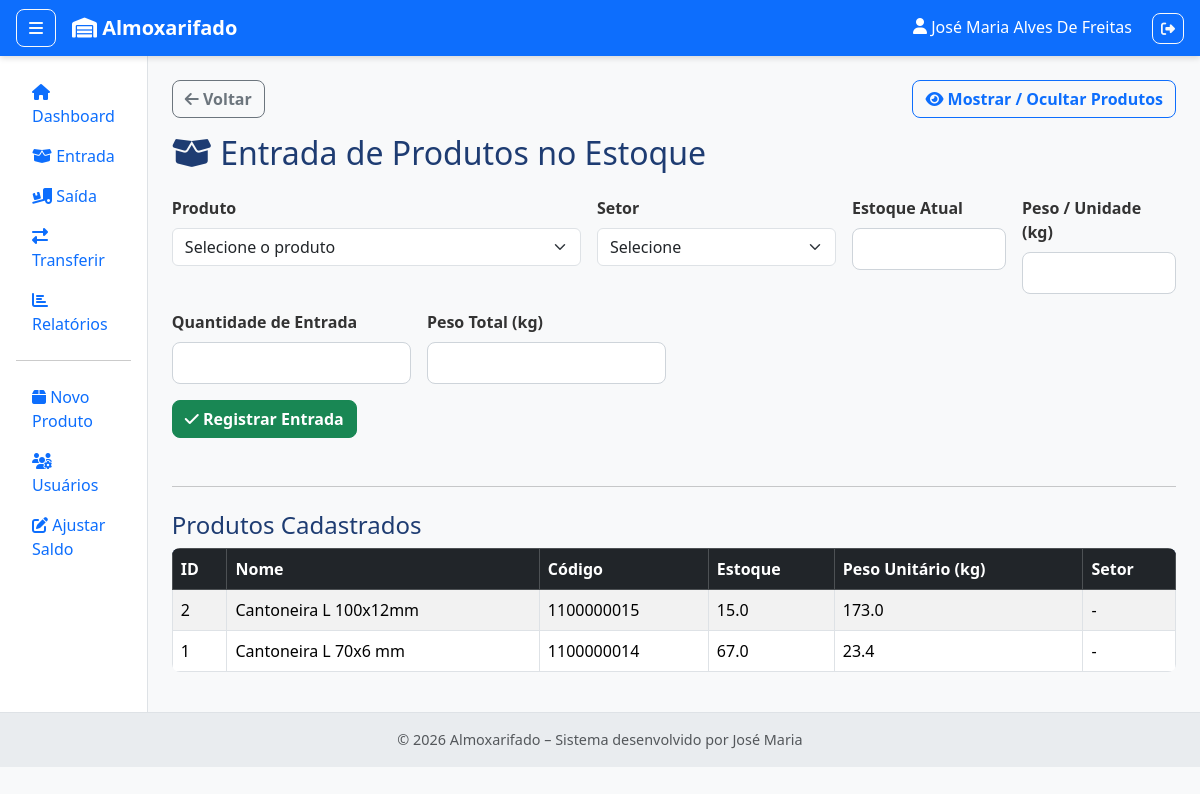
The app's page /entrada (signed in), older data.
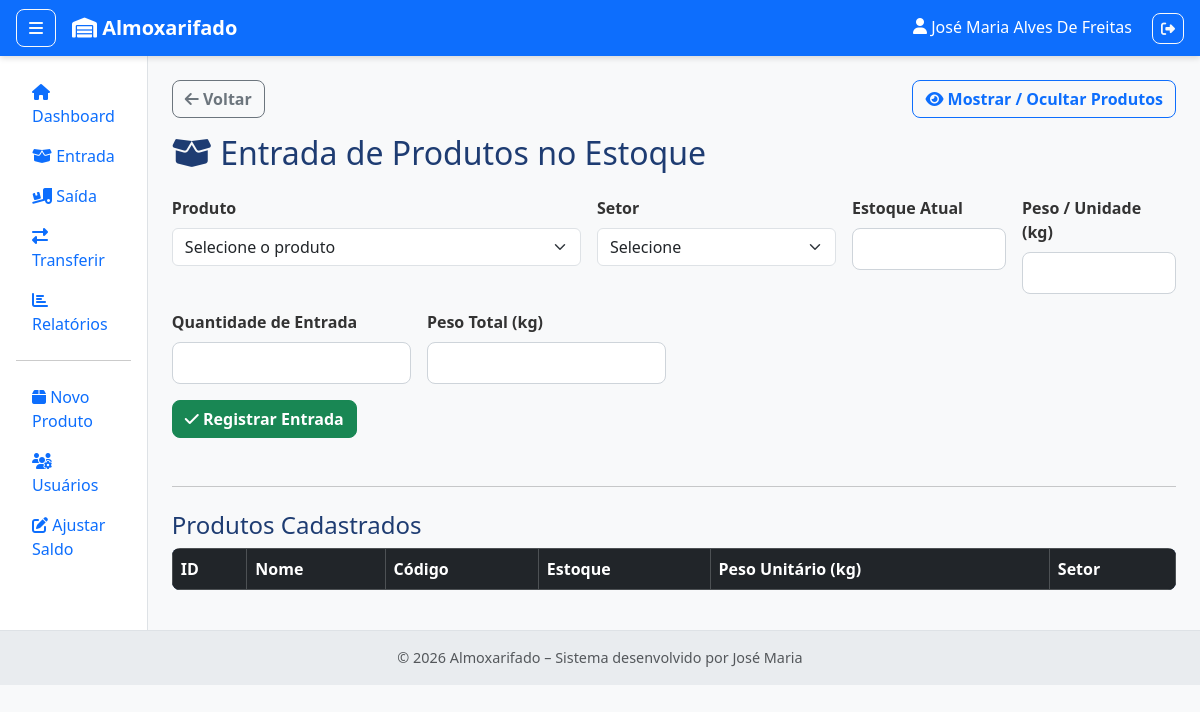
The same page, newer data.
### tables this page shows
CREATE TABLE produtos (
        id INTEGER PRIMARY KEY AUTOINCREMENT,
        codigo TEXT NOT NULL UNIQUE,
        nome TEXT NOT NULL,
        descricao TEXT,
        tamanho TEXT,
        peso_unitario REAL DEFAULT 0,
        peso_total REAL DEFAULT 0,
        ativo INTEGER DEFAULT 1,
        criado_em TEXT DEFAULT CURRENT_TIMESTAMP
    );

### app.py (the view, shortened to what this page needs)
@app.route('/entrada', methods=['GET', 'POST'])
@login_required
def entrada():
    db = conectar()
    cursor = db.cursor()
    produtos = cursor.execute("""
        SELECT
            p.id,
            p.nome,
            p.codigo,
            p.peso_unitario,
            COALESCE(SUM(e.quantidade), 0) AS quantidade_estoque
        FROM produtos p
        LEFT JOIN estoque e ON e.produto_id = p.id
        WHERE p.ativo = 1
        GROUP BY p.id
        ORDER BY p.nome
    """).fetchall()
    return render_template('entrada.html', produtos=produtos)

### app.py (called while the page is built)
@app.context_processor
def inject_datetime():
    return dict(datetime=datetime)

def conectar():
    import sqlite3
    db = sqlite3.connect("banco.db", timeout=10, check_same_thread=False)
    db.row_factory = sqlite3.Row
    return db

def login_required(f):
    @wraps(f)
    def decorated(*args, **kwargs):
        if 'user_id' not in session:
            flash("Você precisa fazer login para acessar esta página.", "warning")
            return redirect(url_for('login'))
        return f(*args, **kwargs)
    return decorated

### templates/entrada.html (shortened to what this page needs)
{% extends "base.html" %}
{% block content %}
<div class="mb-3 d-flex justify-content-between">
    <a href="{{ url_for('dashboard') }}" class="btn btn-outline-secondary">
        <i class="fas fa-arrow-left"></i> Voltar
    </a>
    <button id="btnToggleTabela" class="btn btn-outline-primary">
        <i class="fas fa-eye"></i> Mostrar / Ocultar Produtos
    </button>
</div>
<h2 class="mb-4">
    <i class="fas fa-box-open"></i> Entrada de Produtos no Estoque
</h2>
<form id="formEntrada" class="row g-3 mb-5" onsubmit="return validarFormulario()">
    <div class="col-md-5">
        <label class="form-label fw-bold">Produto</label>
        <select name="produto_id" id="produto_id" class="form-select" required>
            <option value="" disabled selected>Selecione o produto</option>
        </select>
    </div>
    <div class="col-md-3">
        <label class="form-label fw-bold">Setor</label>
        <select name="setor" id="setor" class="form-select" required>
            <option value="" disabled selected>Selecione</option>
        </select>
    </div>
    <div class="col-md-2">
        <label class="form-label fw-bold">Estoque Atual</label>
        <input type="number" id="estoque_atual" class="form-control" readonly>
    </div>
    <div class="col-md-2">
        <label class="form-label fw-bold">Peso / Unidade (kg)</label>
        <input type="number" id="peso_unitario" class="form-control" step="0.01" readonly>
    </div>
    <div class="col-md-3">
        <label class="form-label fw-bold">Quantidade de Entrada</label>
        <input type="number"
               name="quantidade"
               id="quantidade"
               class="form-control"
               min="1"
               step="1"
               required>
    </div>
    <div class="col-md-3">
        <label class="form-label fw-bold">Peso Total (kg)</label>
        <input type="number" name="peso" id="peso" class="form-control" step="0.01" readonly>
    </div>
    <div class="col-12 mt-3">
        <button type="submit" class="btn btn-success">
            <i class="fas fa-check"></i> Registrar Entrada
        </button>
    </div>
</form>
<hr>
<div id="tabelaProdutosWrapper">
    <h4 class="mt-4">Produtos Cadastrados</h4>
    <table class="table table-striped table-bordered align-middle" id="tabelaProdutos">
        <thead class="table-dark">
            <tr>
                <th>ID</th>
                <th>Nome</th>
                <th>Código</th>
                <th>Estoque</th>
                <th>Peso Unitário (kg)</th>
                <th>Setor</th>
            </tr>
        </thead>
        <tbody>
            {% for produto in produtos %}
            <tr>
                <td>{{ produto.id }}</td>
                <td>{{ produto.nome }}</td>
                <td>{{ produto.codigo or '-' }}</td>
                <td>{{ produto.quantidade_estoque }}</td>
                <td>{{ produto.peso_unitario }}</td>
                <td>{{ produto.ultimo_setor or '-' }}</td>
            </tr>
            {% endfor %}
        </tbody>
    </table>
</div>
{% endblock %}

Row changes from the older to the newer data that the page shows:
removed produtos: id "2", nome "Cantoneira L 100x12mm", codigo "1100000015", quantidade_estoque "15.0", peso_unitario "173.0", ultimo_setor "-"
removed produtos: id "1", nome "Cantoneira L 70x6 mm", codigo "1100000014", quantidade_estoque "67.0", peso_unitario "23.4", ultimo_setor "-"
